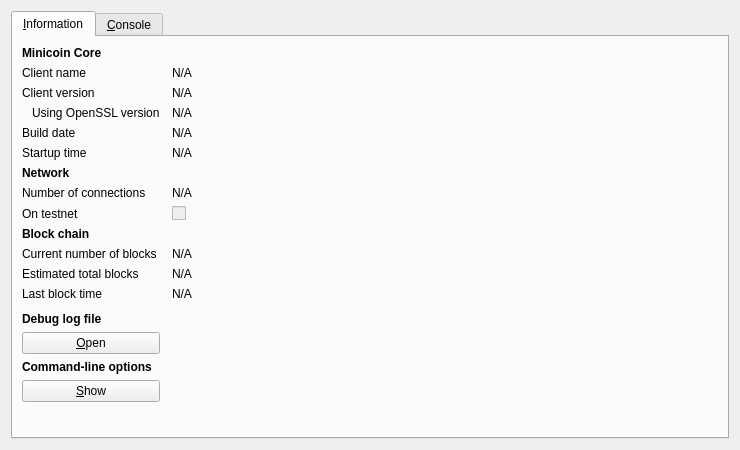
<?xml version="1.0" encoding="UTF-8"?>
<ui version="4.0">
 <class>RPCConsole</class>
 <widget class="QDialog" name="RPCConsole">
  <property name="geometry">
   <rect>
    <x>0</x>
    <y>0</y>
    <width>740</width>
    <height>450</height>
   </rect>
  </property>
  <property name="windowTitle">
   <string>Minicoin - Debug window</string>
  </property>
  <layout class="QVBoxLayout" name="verticalLayout_2">
   <item>
    <widget class="QTabWidget" name="tabWidget">
     <property name="currentIndex">
      <number>0</number>
     </property>
     <widget class="QWidget" name="tab_info">
      <attribute name="title">
       <string>&amp;Information</string>
      </attribute>
      <layout class="QGridLayout" name="gridLayout" columnstretch="0,1">
       <property name="horizontalSpacing">
        <number>12</number>
       </property>
       <item row="0" column="0">
        <widget class="QLabel" name="label_9">
         <property name="font">
          <font>
           <weight>75</weight>
           <bold>true</bold>
          </font>
         </property>
         <property name="text">
          <string>Minicoin Core</string>
         </property>
        </widget>
       </item>
       <item row="1" column="0">
        <widget class="QLabel" name="label_5">
         <property name="text">
          <string>Client name</string>
         </property>
        </widget>
       </item>
       <item row="1" column="1">
        <widget class="QLabel" name="clientName">
         <property name="cursor">
          <cursorShape>IBeamCursor</cursorShape>
         </property>
         <property name="text">
          <string>N/A</string>
         </property>
         <property name="textFormat">
          <enum>Qt::PlainText</enum>
         </property>
         <property name="textInteractionFlags">
          <set>Qt::LinksAccessibleByMouse|Qt::TextSelectableByKeyboard|Qt::TextSelectableByMouse</set>
         </property>
        </widget>
       </item>
       <item row="2" column="0">
        <widget class="QLabel" name="label_6">
         <property name="text">
          <string>Client version</string>
         </property>
        </widget>
       </item>
       <item row="2" column="1">
        <widget class="QLabel" name="clientVersion">
         <property name="cursor">
          <cursorShape>IBeamCursor</cursorShape>
         </property>
         <property name="text">
          <string>N/A</string>
         </property>
         <property name="textFormat">
          <enum>Qt::PlainText</enum>
         </property>
         <property name="textInteractionFlags">
          <set>Qt::LinksAccessibleByMouse|Qt::TextSelectableByKeyboard|Qt::TextSelectableByMouse</set>
         </property>
        </widget>
       </item>
       <item row="3" column="0">
        <widget class="QLabel" name="label_14">
         <property name="text">
          <string>Using OpenSSL version</string>
         </property>
         <property name="indent">
          <number>10</number>
         </property>
        </widget>
       </item>
       <item row="3" column="1">
        <widget class="QLabel" name="openSSLVersion">
         <property name="cursor">
          <cursorShape>IBeamCursor</cursorShape>
         </property>
         <property name="text">
          <string>N/A</string>
         </property>
         <property name="textFormat">
          <enum>Qt::PlainText</enum>
         </property>
         <property name="textInteractionFlags">
          <set>Qt::LinksAccessibleByMouse|Qt::TextSelectableByKeyboard|Qt::TextSelectableByMouse</set>
         </property>
        </widget>
       </item>
       <item row="4" column="0">
        <widget class="QLabel" name="label_12">
         <property name="text">
          <string>Build date</string>
         </property>
        </widget>
       </item>
       <item row="4" column="1">
        <widget class="QLabel" name="buildDate">
         <property name="cursor">
          <cursorShape>IBeamCursor</cursorShape>
         </property>
         <property name="text">
          <string>N/A</string>
         </property>
         <property name="textFormat">
          <enum>Qt::PlainText</enum>
         </property>
         <property name="textInteractionFlags">
          <set>Qt::LinksAccessibleByMouse|Qt::TextSelectableByKeyboard|Qt::TextSelectableByMouse</set>
         </property>
        </widget>
       </item>
       <item row="5" column="0">
        <widget class="QLabel" name="label_13">
         <property name="text">
          <string>Startup time</string>
         </property>
        </widget>
       </item>
       <item row="5" column="1">
        <widget class="QLabel" name="startupTime">
         <property name="cursor">
          <cursorShape>IBeamCursor</cursorShape>
         </property>
         <property name="text">
          <string>N/A</string>
         </property>
         <property name="textFormat">
          <enum>Qt::PlainText</enum>
         </property>
         <property name="textInteractionFlags">
          <set>Qt::LinksAccessibleByMouse|Qt::TextSelectableByKeyboard|Qt::TextSelectableByMouse</set>
         </property>
        </widget>
       </item>
       <item row="6" column="0">
        <widget class="QLabel" name="label_11">
         <property name="font">
          <font>
           <weight>75</weight>
           <bold>true</bold>
          </font>
         </property>
         <property name="text">
          <string>Network</string>
         </property>
        </widget>
       </item>
       <item row="7" column="0">
        <widget class="QLabel" name="label_7">
         <property name="text">
          <string>Number of connections</string>
         </property>
        </widget>
       </item>
       <item row="7" column="1">
        <widget class="QLabel" name="numberOfConnections">
         <property name="cursor">
          <cursorShape>IBeamCursor</cursorShape>
         </property>
         <property name="text">
          <string>N/A</string>
         </property>
         <property name="textFormat">
          <enum>Qt::PlainText</enum>
         </property>
         <property name="textInteractionFlags">
          <set>Qt::LinksAccessibleByMouse|Qt::TextSelectableByKeyboard|Qt::TextSelectableByMouse</set>
         </property>
        </widget>
       </item>
       <item row="8" column="0">
        <widget class="QLabel" name="label_8">
         <property name="text">
          <string>On testnet</string>
         </property>
        </widget>
       </item>
       <item row="8" column="1">
        <widget class="QCheckBox" name="isTestNet">
         <property name="enabled">
          <bool>false</bool>
         </property>
         <property name="text">
          <string/>
         </property>
        </widget>
       </item>
       <item row="9" column="0">
        <widget class="QLabel" name="label_10">
         <property name="font">
          <font>
           <weight>75</weight>
           <bold>true</bold>
          </font>
         </property>
         <property name="text">
          <string>Block chain</string>
         </property>
        </widget>
       </item>
       <item row="10" column="0">
        <widget class="QLabel" name="label_3">
         <property name="text">
          <string>Current number of blocks</string>
         </property>
        </widget>
       </item>
       <item row="10" column="1">
        <widget class="QLabel" name="numberOfBlocks">
         <property name="cursor">
          <cursorShape>IBeamCursor</cursorShape>
         </property>
         <property name="text">
          <string>N/A</string>
         </property>
         <property name="textFormat">
          <enum>Qt::PlainText</enum>
         </property>
         <property name="textInteractionFlags">
          <set>Qt::LinksAccessibleByMouse|Qt::TextSelectableByKeyboard|Qt::TextSelectableByMouse</set>
         </property>
        </widget>
       </item>
       <item row="11" column="0">
        <widget class="QLabel" name="label_4">
         <property name="text">
          <string>Estimated total blocks</string>
         </property>
        </widget>
       </item>
       <item row="11" column="1">
        <widget class="QLabel" name="totalBlocks">
         <property name="cursor">
          <cursorShape>IBeamCursor</cursorShape>
         </property>
         <property name="text">
          <string>N/A</string>
         </property>
         <property name="textFormat">
          <enum>Qt::PlainText</enum>
         </property>
         <property name="textInteractionFlags">
          <set>Qt::LinksAccessibleByMouse|Qt::TextSelectableByKeyboard|Qt::TextSelectableByMouse</set>
         </property>
        </widget>
       </item>
       <item row="12" column="0">
        <widget class="QLabel" name="label_2">
         <property name="text">
          <string>Last block time</string>
         </property>
        </widget>
       </item>
       <item row="12" column="1">
        <widget class="QLabel" name="lastBlockTime">
         <property name="cursor">
          <cursorShape>IBeamCursor</cursorShape>
         </property>
         <property name="text">
          <string>N/A</string>
         </property>
         <property name="textFormat">
          <enum>Qt::PlainText</enum>
         </property>
         <property name="textInteractionFlags">
          <set>Qt::LinksAccessibleByMouse|Qt::TextSelectableByKeyboard|Qt::TextSelectableByMouse</set>
         </property>
        </widget>
       </item>
       <item row="13" column="0">
        <spacer name="verticalSpacer_2">
         <property name="orientation">
          <enum>Qt::Vertical</enum>
         </property>
         <property name="sizeHint" stdset="0">
          <size>
           <width>20</width>
           <height>20</height>
          </size>
         </property>
        </spacer>
       </item>
       <item row="14" column="0">
        <widget class="QLabel" name="labelDebugLogfile">
         <property name="font">
          <font>
           <weight>75</weight>
           <bold>true</bold>
          </font>
         </property>
         <property name="text">
          <string>Debug log file</string>
         </property>
        </widget>
       </item>
       <item row="15" column="0">
        <widget class="QPushButton" name="openDebugLogfileButton">
         <property name="toolTip">
          <string>Open the Minicoin debug log file from the current data directory. This can take a few seconds for large log files.</string>
         </property>
         <property name="text">
          <string>&amp;Open</string>
         </property>
         <property name="autoDefault">
          <bool>false</bool>
         </property>
        </widget>
       </item>
       <item row="16" column="0">
        <widget class="QLabel" name="labelCLOptions">
         <property name="font">
          <font>
           <weight>75</weight>
           <bold>true</bold>
          </font>
         </property>
         <property name="text">
          <string>Command-line options</string>
         </property>
        </widget>
       </item>
       <item row="17" column="0">
        <widget class="QPushButton" name="showCLOptionsButton">
         <property name="toolTip">
          <string>Show the Minicoin-Qt help message to get a list with possible Minicoin command-line options.</string>
         </property>
         <property name="text">
          <string>&amp;Show</string>
         </property>
         <property name="autoDefault">
          <bool>false</bool>
         </property>
        </widget>
       </item>
       <item row="18" column="0">
        <spacer name="verticalSpacer">
         <property name="orientation">
          <enum>Qt::Vertical</enum>
         </property>
         <property name="sizeHint" stdset="0">
          <size>
           <width>20</width>
           <height>40</height>
          </size>
         </property>
        </spacer>
       </item>
      </layout>
     </widget>
     <widget class="QWidget" name="tab_console">
      <attribute name="title">
       <string>&amp;Console</string>
      </attribute>
      <layout class="QVBoxLayout" name="verticalLayout_3">
       <property name="spacing">
        <number>3</number>
       </property>
       <item>
        <widget class="QTextEdit" name="messagesWidget">
         <property name="minimumSize">
          <size>
           <width>0</width>
           <height>100</height>
          </size>
         </property>
         <property name="readOnly">
          <bool>true</bool>
         </property>
         <property name="tabKeyNavigation" stdset="0">
          <bool>false</bool>
         </property>
         <property name="columnCount" stdset="0">
          <number>2</number>
         </property>
        </widget>
       </item>
       <item>
        <layout class="QHBoxLayout" name="horizontalLayout">
         <property name="spacing">
          <number>3</number>
         </property>
         <item>
          <widget class="QLabel" name="label">
           <property name="text">
            <string notr="true">&gt;</string>
           </property>
          </widget>
         </item>
         <item>
          <widget class="QLineEdit" name="lineEdit"/>
         </item>
         <item>
          <widget class="QPushButton" name="clearButton">
           <property name="maximumSize">
            <size>
             <width>24</width>
             <height>24</height>
            </size>
           </property>
           <property name="toolTip">
            <string>Clear console</string>
           </property>
           <property name="text">
            <string/>
           </property>
           <property name="icon">
            <iconset resource="../bitcoin.qrc">
             <normaloff>:/icons/remove</normaloff>:/icons/remove</iconset>
           </property>
           <property name="shortcut">
            <string notr="true">Ctrl+L</string>
           </property>
           <property name="autoDefault">
            <bool>false</bool>
           </property>
          </widget>
         </item>
        </layout>
       </item>
      </layout>
     </widget>
    </widget>
   </item>
  </layout>
 </widget>
 <resources>
  <include location="../bitcoin.qrc"/>
 </resources>
 <connections/>
</ui>
